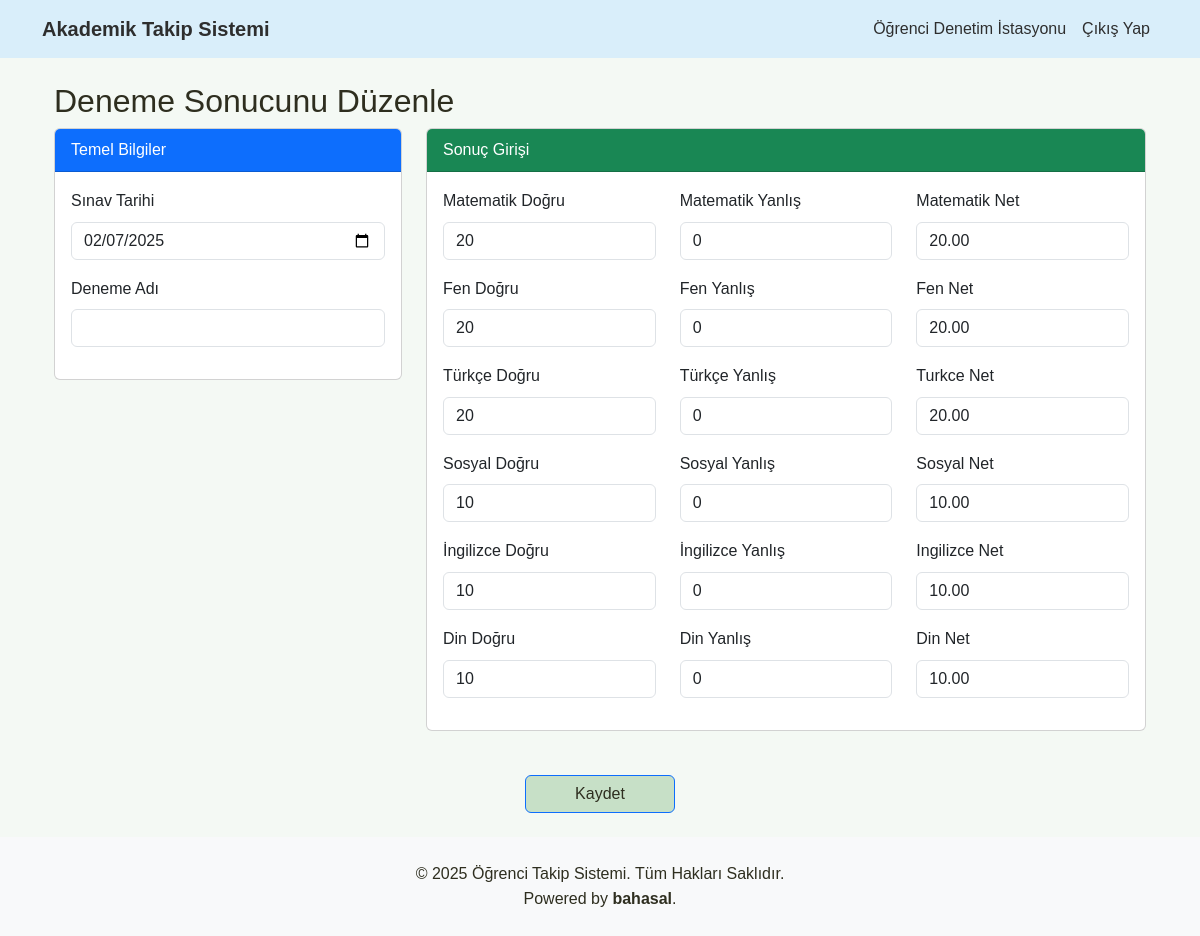
The page /ogrenci/deneme_sonucu_guncelle/2 (signed in) on the database its author committed.
### models/veri.py (models this page shows, shortened)
class DenemeSonucu(db.Model):
    __tablename__ = 'deneme_sonuclari'
    id = db.Column(db.Integer, primary_key=True)
    ogrenci_id = db.Column(db.Integer, db.ForeignKey('kullanicilar.id'), nullable=False)
    tarih = db.Column(db.Date, default=date.today, nullable=False)
    dogru_matematik = db.Column(db.Integer, default=0)
    yanlis_matematik = db.Column(db.Integer, default=0)
    net_matematik = db.Column(db.Float, default=0.0)
    dogru_fen = db.Column(db.Integer, default=0)
    yanlis_fen = db.Column(db.Integer, default=0)
    net_fen = db.Column(db.Float, default=0.0)
    dogru_turkce = db.Column(db.Integer, default=0)
    yanlis_turkce = db.Column(db.Integer, default=0)
    net_turkce = db.Column(db.Float, default=0.0)
    dogru_sosyal = db.Column(db.Integer, default=0)
    yanlis_sosyal = db.Column(db.Integer, default=0)
    net_sosyal = db.Column(db.Float, default=0.0)
    dogru_ingilizce = db.Column(db.Integer, default=0)
    yanlis_ingilizce = db.Column(db.Integer, default=0)
    net_ingilizce = db.Column(db.Float, default=0.0)
    dogru_din = db.Column(db.Integer, default=0)
    yanlis_din = db.Column(db.Integer, default=0)
    net_din = db.Column(db.Float, default=0.0)
    toplam_net = db.Column(db.Float, default=0.0)
    ogrenci = db.relationship('Kullanici', back_populates='deneme_sonuclari')

### routes/ogrenci.py (the view, shortened to what this page needs)
@ogrenci_bp.route('/deneme_sonucu_guncelle/<int:sonuc_id>', methods=['GET', 'POST'])
@login_required
def deneme_sonucu_guncelle(sonuc_id):
    sonuc = DenemeSonucu.query.get_or_404(sonuc_id)
    if sonuc.ogrenci_id != current_user.id:
        abort(403)
    form = DenemeSonucuForm(obj=sonuc)
    return render_template('ogrenci/deneme_guncelle.html', form=form)

### templates/ogrenci/deneme_guncelle.html (shortened to what this page needs)
{% extends 'base.html' %}
{% block content %}
<div class="container mt-4">
    <h2>Deneme Sonucunu Düzenle</h2>
    <form method="POST" onsubmit="return calculateNet()">
        <div class="row">
            <div class="col-md-4">
                <div class="card mb-4">
                    <div class="card-header bg-primary text-white">
                         Temel Bilgiler
                    </div>
                    <div class="card-body">
                        <div class="mb-3">
                            {{ form.tarih.label(class="form-label") }}
                            {{ form.tarih(class="form-control") }}
                        </div>
                        <div class="mb-3">
                            {{ form.deneme_adi.label(class="form-label") }}
                            {{ form.deneme_adi(class="form-control") }}
                        </div>
                    </div>
                </div>
            </div>
            <div class="col-md-8">
                <div class="card mb-4">
                    <div class="card-header bg-success text-white">
                         Sonuç Girişi
                    </div>
                    <div class="card-body">
                        {% for subject in ['matematik', 'fen', 'turkce', 'sosyal', 'ingilizce', 'din'] %}
                        <div class="mb-3 row">
                            <div class="col-md-4">
                                {{ form['dogru_' + subject].label(class="form-label") }}
                                {{ form['dogru_' + subject](class="form-control", oninput="calculateNet()") }}
                            </div>
                            <div class="col-md-4">
                                {{ form['yanlis_' + subject].label(class="form-label") }}
                                {{ form['yanlis_' + subject](class="form-control", oninput="calculateNet()") }}
                            </div>
                            <div class="col-md-4">
                                <label class="form-label">{{ subject|capitalize }} Net</label>
                                <input type="text" id="{{ subject }}_net" class="form-control" readonly>
                            </div>
                        </div>
                        {% endfor %}
                    </div>
                </div>
            </div>
        </div>
        <button type="submit" class="btn btn-primary">Kaydet</button>
    </form>
</div>
{% endblock %}

### static/css/styles.css (style rules this page uses)
body { font-family: Arial, sans-serif; line-height: 1.6; margin: 0; padding: 0; background: #f4f9f4; color: #2e2e1f; }
button { padding: 10px 20px; background: #c7e0c7; color: #2e2e1f; border: none; border-radius: 5px; cursor: pointer; }
button.btn-primary { margin-top: 20px; display: block; width: 150px; margin-left: auto; margin-right: auto; background: #c7e0c7; color: #2e2e1f; }

### rows shown on the page
DenemeSonucu: tarih "02/07/2025", dogru_matematik "20" "20" "20" "10" "10" "10", yanlis_matematik "0" "0" "0" "0" "0" "0"

### other values the page prints
{{ subject|capitalize }} "Matematik" "Fen" "Turkce" "Sosyal" "Ingilizce" "Din"
